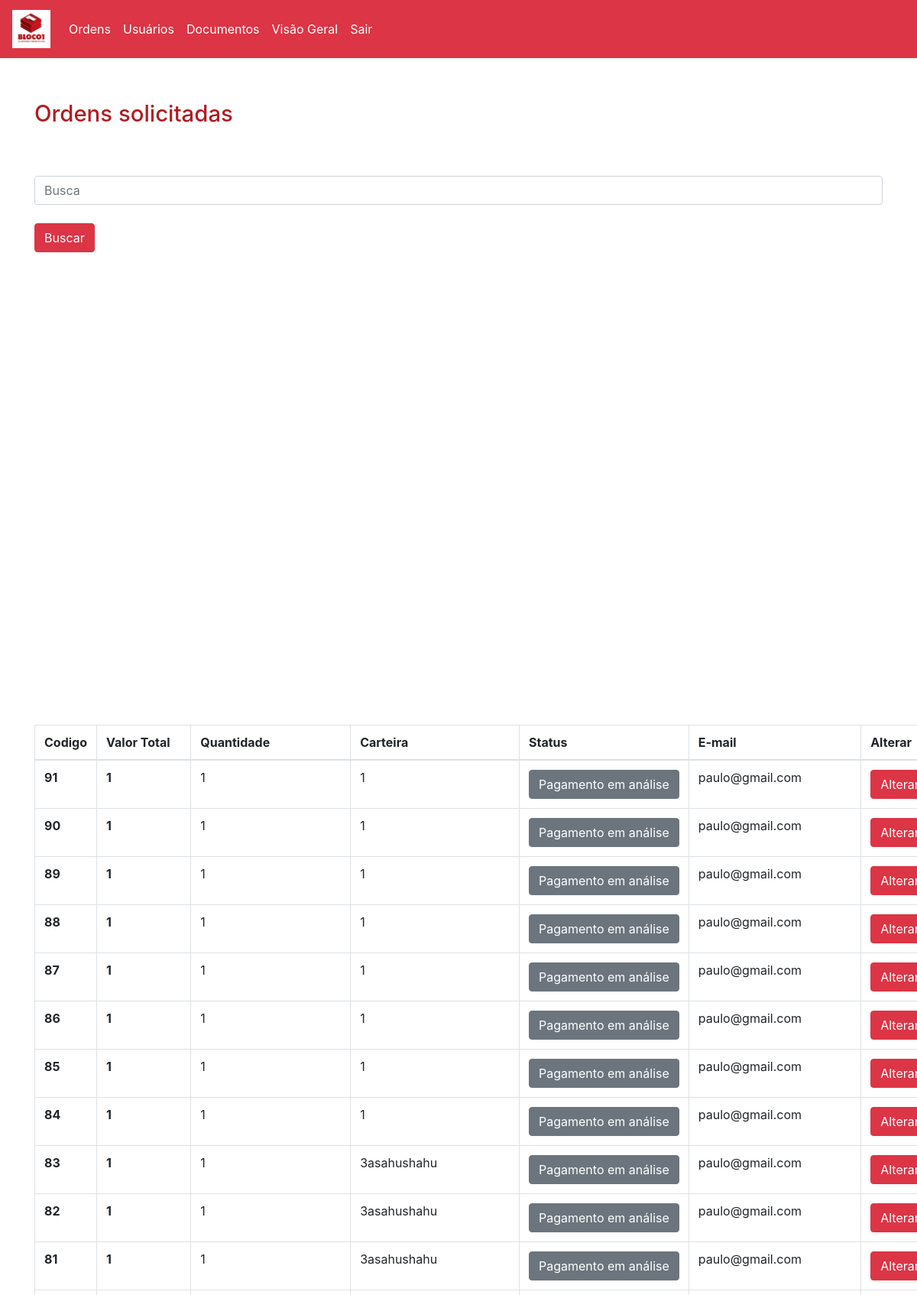
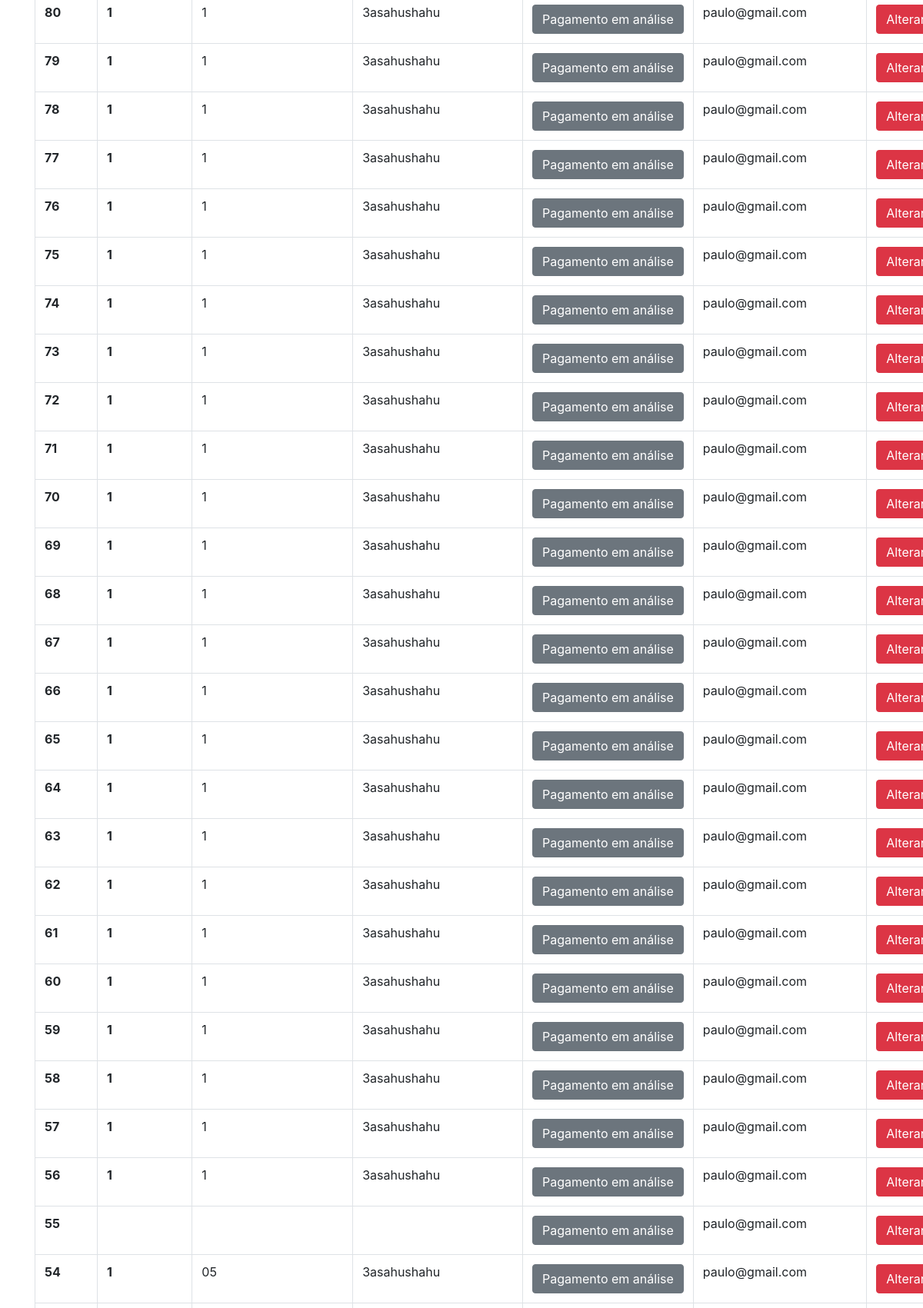
Page /adm/adm.php (signed in, upper part) on the committed database (2 pictures, top to bottom).
### tables this page shows
CREATE TABLE `ordens` (
  `cod` int(11) NOT NULL,
  `valor_total` varchar(30) NOT NULL,
  `quantidade` varchar(20) NOT NULL,
  `carteira` varchar(150) NOT NULL,
  `tipo` varchar(50) NOT NULL,
  `nome` varchar(100) NOT NULL,
  `tamanho` varchar(50) NOT NULL,
  `email` varchar(50) NOT NULL,
  `valor_compra` varchar(20) NOT NULL,
  `valor_venda` varchar(20) NOT NULL,
  `valor_ordem` varchar(20) NOT NULL,
  `data` date NOT NULL,
  `hora` varchar(10) NOT NULL,
  `status` int(11) NOT NULL
);

### adm/adm.php (the view, shortened to what this page needs)
<head>
    <link rel="stylesheet" type="text/css" href="../style/style.css">
  </head>
<div style="display:none" id="tudo_page">
<?php
include "../adm/menu.php";
include "../Back/conexao.php";
?>
<div class='container'>
    <div class='row'>
        <div class='col-md-12'>
            <h2 class='espaco-padrao'>Ordens solicitadas</h2>
  </div>
</div>
<div class="row">
    <div class="col-md-12">
    <form action="../adm/busca.php" method="POST" class='espaco-padrao'>
    <input type="text" class="form-control" id="exampleInputEmail1" name="busca" aria-describedby="emailHelp" placeholder="Busca" require="required">
    <br>
    <div class="row">
      <div class="col-md-12">
    <button type="submit" class="btn btn-danger">Buscar</button>
      </div>
    </div>
</form>
    </div>
</div>
<div class="row">
    <div class="col-md-12">
    <table class="table table-bordered">
  <thead>
    <tr>
      <th scope="col">Codigo</th>
      <th scope="col">Valor Total</th>
      <th scope="col">Quantidade</th>
      <th scope="col">Carteira</th>
      <th scope="col">Status</th>
      <th scope="col">E-mail</th>
      <th scope="col">Alterar</th>
    </tr>
  </thead>
  <tbody>
    <tr>
    <?php
       $consulta = "Select * from ordens where status != '4' order by cod desc";
       $resultado = mysqli_query($link,$consulta);
       foreach ($resultado as $rows){
           $codigo = $rows['cod'];
           $valor_total = $rows['valor_total'];
           $quantidade = $rows['quantidade'];
           $carteira = $rows['carteira'];
           $status = $rows['status'];
           $email = $rows['email'];
           ?>
        <div class="col-md-12">
            <div class="row">
      <th scope="row"><?php echo $codigo?></th>
            </div>
        </div>
        <div class="col-md-12">
            <div class="row">
      <th scope="row"><?php echo $valor_total?></th>
            </div>
        </div>
        <div class="col-md-12">
            <div class="row">
      <td><?php echo  $quantidade ?></td>
            </div>
        </div>
        <div class="col-md-12">
            <div class="row">
      <td><?php echo $carteira ?></td>
            </div>
        </div>
        <div class="col-md-12">
            <div class="row">
      <td align="center"><?php
      if ($status == 0){
        echo "<button type='button' align='center' class='btn btn-secondary'>Pagamento em análise</button>";
      }elseif($status == 1){
        echo "<button type='button' align='center' class='btn btn-warning'>Pagamento aprovado</button>";
     }elseif($status == 2){
        echo "<button type='button' align='center' class='btn btn-danger'>Pagamento reprovado</button>";
      }elseif($status == 3){
        echo "<button type='button' align='center' class='btn btn-dark'>Processando</button>";
      }elseif($status == 5){
        echo "<button type='button' align='center' class='btn btn-dark'>Nota Fiscal</button>";
      }else{
        echo "<button type='button' align='center' class='btn btn-success'>Ordem concluída</button>";
      }
       ?></td>
            </div>
            <div class="col-md-12">
            <div class="row">
      <td><?php echo $email ?></td>
            </div>
        </div>
            <div class="col-md-12">
            <div class="row">
      <td align='center'><a href="ordens.php?cod= <?=$codigo;?>"><button type="button" class="btn btn-danger">Alterar</button></a></td>
            </div>
        </div>
        </div>
    </tr>
         <?php
        }
        ?>
        </tbody>
</table>
    </div>
</div>
</div>
      </body>
</html>

### style/style.css (style rules this page uses)
.espaco-padrao { margin-top:5%!important; }
h2 { color:#AF1D23!important; font-size:22pt; }
.table { overflow: scroll!important; }

### rows in the picture
ordens: cod "91", valor_total "1", quantidade "1", carteira "1", status "Pagamento em análise", email "paulo@gmail.com"
ordens: cod "90", valor_total "1", quantidade "1", carteira "1", status "Pagamento em análise", email "paulo@gmail.com"
ordens: cod "89", valor_total "1", quantidade "1", carteira "1", status "Pagamento em análise", email "paulo@gmail.com"
ordens: cod "88", valor_total "1", quantidade "1", carteira "1", status "Pagamento em análise", email "paulo@gmail.com"
ordens: cod "87", valor_total "1", quantidade "1", carteira "1", status "Pagamento em análise", email "paulo@gmail.com"
ordens: cod "86", valor_total "1", quantidade "1", carteira "1", status "Pagamento em análise", email "paulo@gmail.com"
ordens: cod "85", valor_total "1", quantidade "1", carteira "1", status "Pagamento em análise", email "paulo@gmail.com"
ordens: cod "84", valor_total "1", quantidade "1", carteira "1", status "Pagamento em análise", email "paulo@gmail.com"
ordens: cod "83", valor_total "1", quantidade "1", carteira "3asahushahu", status "Pagamento em análise", email "paulo@gmail.com"
ordens: cod "82", valor_total "1", quantidade "1", carteira "3asahushahu", status "Pagamento em análise", email "paulo@gmail.com"
ordens: cod "81", valor_total "1", quantidade "1", carteira "3asahushahu", status "Pagamento em análise", email "paulo@gmail.com"
ordens: cod "80", valor_total "1", quantidade "1", carteira "3asahushahu", status "Pagamento em análise", email "paulo@gmail.com"
ordens: cod "79", valor_total "1", quantidade "1", carteira "3asahushahu", status "Pagamento em análise", email "paulo@gmail.com"
ordens: cod "78", valor_total "1", quantidade "1", carteira "3asahushahu", status "Pagamento em análise", email "paulo@gmail.com"
ordens: cod "77", valor_total "1", quantidade "1", carteira "3asahushahu", status "Pagamento em análise", email "paulo@gmail.com"
ordens: cod "76", valor_total "1", quantidade "1", carteira "3asahushahu", status "Pagamento em análise", email "paulo@gmail.com"
ordens: cod "75", valor_total "1", quantidade "1", carteira "3asahushahu", status "Pagamento em análise", email "paulo@gmail.com"
ordens: cod "74", valor_total "1", quantidade "1", carteira "3asahushahu", status "Pagamento em análise", email "paulo@gmail.com"
ordens: cod "73", valor_total "1", quantidade "1", carteira "3asahushahu", status "Pagamento em análise", email "paulo@gmail.com"
ordens: cod "72", valor_total "1", quantidade "1", carteira "3asahushahu", status "Pagamento em análise", email "paulo@gmail.com"
ordens: cod "71", valor_total "1", quantidade "1", carteira "3asahushahu", status "Pagamento em análise", email "paulo@gmail.com"
ordens: cod "70", valor_total "1", quantidade "1", carteira "3asahushahu", status "Pagamento em análise", email "paulo@gmail.com"
ordens: cod "69", valor_total "1", quantidade "1", carteira "3asahushahu", status "Pagamento em análise", email "paulo@gmail.com"
ordens: cod "68", valor_total "1", quantidade "1", carteira "3asahushahu", status "Pagamento em análise", email "paulo@gmail.com"
ordens: cod "67", valor_total "1", quantidade "1", carteira "3asahushahu", status "Pagamento em análise", email "paulo@gmail.com"
ordens: cod "66", valor_total "1", quantidade "1", carteira "3asahushahu", status "Pagamento em análise", email "paulo@gmail.com"
ordens: cod "65", valor_total "1", quantidade "1", carteira "3asahushahu", status "Pagamento em análise", email "paulo@gmail.com"
ordens: cod "64", valor_total "1", quantidade "1", carteira "3asahushahu", status "Pagamento em análise", email "paulo@gmail.com"
ordens: cod "63", valor_total "1", quantidade "1", carteira "3asahushahu", status "Pagamento em análise", email "paulo@gmail.com"
ordens: cod "62", valor_total "1", quantidade "1", carteira "3asahushahu", status "Pagamento em análise", email "paulo@gmail.com"
ordens: cod "61", valor_total "1", quantidade "1", carteira "3asahushahu", status "Pagamento em análise", email "paulo@gmail.com"
ordens: cod "60", valor_total "1", quantidade "1", carteira "3asahushahu", status "Pagamento em análise", email "paulo@gmail.com"
ordens: cod "59", valor_total "1", quantidade "1", carteira "3asahushahu", status "Pagamento em análise", email "paulo@gmail.com"
ordens: cod "58", valor_total "1", quantidade "1", carteira "3asahushahu", status "Pagamento em análise", email "paulo@gmail.com"
ordens: cod "57", valor_total "1", quantidade "1", carteira "3asahushahu", status "Pagamento em análise", email "paulo@gmail.com"
ordens: cod "56", valor_total "1", quantidade "1", carteira "3asahushahu", status "Pagamento em análise", email "paulo@gmail.com"
ordens: cod "55", status "Pagamento em análise", email "paulo@gmail.com"
ordens: cod "54", valor_total "1", quantidade "05", carteira "3asahushahu", status "Pagamento em análise", email "paulo@gmail.com"
